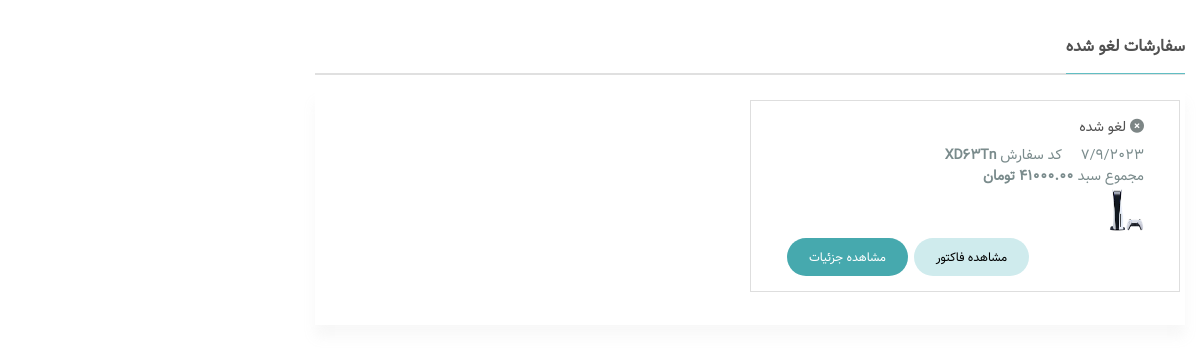
Page /accounts/cancelled_order/ (signed in) on the earlier database version.
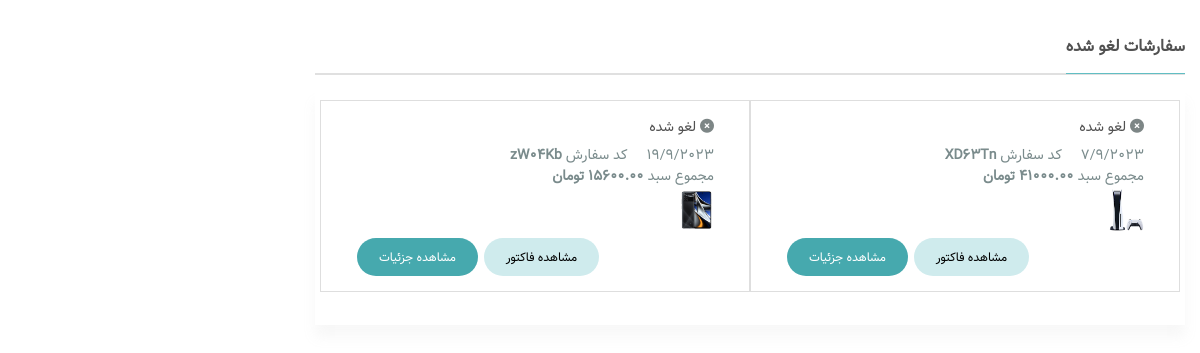
Same page on the later database version.
### cart/models.py (models this page shows, shortened)
class Order(models.Model):
    ORDER_STATUS_CHOICES = (
        ('not_paid' , 'پرداخت نشده'),
        ('in_proccesing' , 'در حال پردازش انبار'),
        ('sended' , 'خروج از انبار'),
        ('delivered' , 'تحویل داده شد'),
        ('cancelled' , 'لغو شده'),
    )
    shopping_id = models.SlugField(unique=True, blank=True,null=True,db_index=True)
    profile = models.ForeignKey('account.Profile',on_delete=models.CASCADE)
    first_name = models.CharField(max_length=250,null=True,blank=True)
    last_name = models.CharField(max_length=250,null=True,blank=True)
    address = models.TextField(null=True,blank=True)
    phone_number = models.CharField(max_length=15,validators=[validate_phone_number],null=True,blank=True)
    zip_code = models.CharField(max_length=30,null=True)
    national_code = models.CharField(max_length=10,null=True)
    paid_amount = models.DecimalField(max_digits=8,decimal_places=2,blank=True,null=True)
    order_status = models.CharField(max_length=20,choices=ORDER_STATUS_CHOICES,default='not_paid')
    payment_date = models.DateTimeField(null=True,blank=True)

class OrderItem(models.Model):
    order = models.ForeignKey(Order,on_delete=models.CASCADE)
    product = models.ForeignKey('product.Product',on_delete=models.CASCADE)
    price = models.DecimalField(max_digits=8,decimal_places=2,blank=True,null=True)
    quantity = models.IntegerField()

### product/models.py (models this page shows, shortened)
class Product(models.Model):
    COLOR_PALETTE = [
        ("#FFFFFF", "white", ),
        ("#000000", "black", ),
        ("#0000ff", "blue", ),
        ("#ffd800", "yellow", ),
        ("#ff0000", "red", ),
    ]
    name = models.CharField(max_length=450,verbose_name='نام محصول')
    image = models.ImageField(verbose_name="عکس محصول")
    alt = models.CharField(max_length=100,verbose_name='توضیح عکس',null=True,blank=True,default='image')
    category = models.ForeignKey(Category,on_delete=models.PROTECT)
    brand = models.ForeignKey("home.Brand",on_delete=models.PROTECT)
    count = models.PositiveIntegerField()
    price = models.PositiveIntegerField()
    color = ColorField(samples=COLOR_PALETTE,null=True)
    discount = models.IntegerField(default=0,validators=[MaxValueValidator(100),MinValueValidator(0)],verbose_name='درصد تخفیف')
    sales_number = models.IntegerField(default=0)
    specification = models.JSONField(null=True)
    description = models.TextField()
    created_date = models.DateTimeField(auto_now_add=True)
    updated_date = models.DateTimeField(auto_now=True,null=True)
    is_special = models.BooleanField(default=False)
    is_show = models.BooleanField(default=True)

### account/views.py (the view)
# urls.py: path('cancelled_order/',views.cancelled_order_view,name="cancelled_order"),
@login_required
def cancelled_order_view(request):
    profile = Profile.objects.get(user=request.user)
    orders = Order.objects.filter(profile=profile,order_status='cancelled')
    context = {
        'orders' : orders ,
    }
    return render(request,'profile/order-cancelled.html',context)

### templates/profile/order-cancelled.html (shortened to what this page needs)
﻿{% extends 'base.html' %}
{% load static %}
{% load render_partial %}
{% block body %}
<main class="order-delivered default space-top-30">
    <div class="container">
        <div class="row">
            <div class="col-xl-9 col-lg-8 col-md-12 order-2">
                <div class="row">
                    <div class="col-lg-12">
                        <header class="card-header">
                            <h3 class="card-title"><span>سفارشات لغو شده</span></h3>
                        </header>
                        <div class="content-section default">
                            <div class="row">
                                {% for order in orders %}
                                <div class="col-md-6 col-sm-12 order_delivered_sec">
                                    <div class="profile-recent-fav-row">
                                        <div class="col-12">
                                            <h4 class="profile-recent-fav-name">
                                                <i class="fa fa-times-circle color_cancelled" aria-hidden="true"></i> لغو شده
                                            </h4>
                                            <ul>
                                                <li>
                                                    {{order.payment_date.day}}/{{order.payment_date.month}}/{{order.payment_date.year}}
                                                </li>
                                                <li>
                                                    کد سفارش <b>{{order.shopping_id}}</b>
                                                </li>
                                                <li>
                                                    مجموع سبد <b>{{order.paid_amount}} تومان</b>
                                                </li>
                                            </ul>
                                        </div>
                                        <div class="col-12">
                                            <div class="row">
                                                {% for orderitem in order.orderitem_set.all %}
                                                <div class="col-4 col-lg-2 col-md-2">
                                                    <img src="{{orderitem.product.image.url}}">
                                                </div>
                                                {% endfor %}
                                            </div>
                                        </div>
                                        <div class="col-12 text-left">
                                            <a class="btn btn-second-masai">مشاهده فاکتور</a>
                                            <a class="btn btn-main-masai">مشاهده جزئیات</a>
                                        </div>
                                    </div>
                                </div>
                                {% endfor %}
                            </div>
                        </div>
                    </div>
                </div>
            </div>
        </div>
    </div>
</main>
{% endblock body %}

Differences in the rows shown:
now on this page (row edited): Order: payment_date.day "19", payment_date.month "9", payment_date.year "2023", shopping_id "zW04Kb"
now on this page (row unchanged): OrderItem: product.image (picture), shown under "19"
